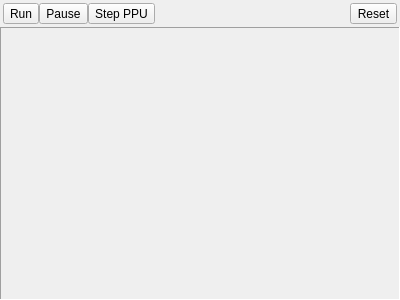
<?xml version="1.0" encoding="UTF-8"?>
<ui version="4.0">
 <class>NESEmulatorDialog</class>
 <widget class="QDialog" name="NESEmulatorDialog">
  <property name="geometry">
   <rect>
    <x>0</x>
    <y>0</y>
    <width>400</width>
    <height>300</height>
   </rect>
  </property>
  <property name="windowTitle">
   <string>Dialog</string>
  </property>
  <layout class="QVBoxLayout" name="verticalLayout">
   <property name="spacing">
    <number>0</number>
   </property>
   <property name="margin">
    <number>0</number>
   </property>
   <item>
    <layout class="QHBoxLayout" name="horizontalLayout">
     <property name="margin">
      <number>3</number>
     </property>
     <item>
      <widget class="QToolButton" name="playButton">
       <property name="text">
        <string>Run</string>
       </property>
       <property name="icon">
        <iconset resource="../../resource.qrc">
         <normaloff>:/resources/stock_media-play.svg</normaloff>:/resources/stock_media-play.svg</iconset>
       </property>
       <property name="iconSize">
        <size>
         <width>16</width>
         <height>16</height>
        </size>
       </property>
       <property name="toolButtonStyle">
        <enum>Qt::ToolButtonTextBesideIcon</enum>
       </property>
      </widget>
     </item>
     <item>
      <widget class="QToolButton" name="pauseButton">
       <property name="enabled">
        <bool>true</bool>
       </property>
       <property name="text">
        <string>Pause</string>
       </property>
       <property name="icon">
        <iconset resource="../../resource.qrc">
         <normaloff>:/resources/stock_media-pause.svg</normaloff>:/resources/stock_media-pause.svg</iconset>
       </property>
       <property name="iconSize">
        <size>
         <width>16</width>
         <height>16</height>
        </size>
       </property>
       <property name="toolButtonStyle">
        <enum>Qt::ToolButtonTextBesideIcon</enum>
       </property>
      </widget>
     </item>
     <item>
      <widget class="QToolButton" name="stepButton">
       <property name="enabled">
        <bool>true</bool>
       </property>
       <property name="text">
        <string>Step PPU</string>
       </property>
       <property name="icon">
        <iconset resource="../../resource.qrc">
         <normaloff>:/resources/stock_right.svg</normaloff>:/resources/stock_right.svg</iconset>
       </property>
       <property name="iconSize">
        <size>
         <width>16</width>
         <height>16</height>
        </size>
       </property>
       <property name="toolButtonStyle">
        <enum>Qt::ToolButtonTextBesideIcon</enum>
       </property>
      </widget>
     </item>
     <item>
      <spacer name="horizontalSpacer">
       <property name="orientation">
        <enum>Qt::Horizontal</enum>
       </property>
       <property name="sizeHint" stdset="0">
        <size>
         <width>40</width>
         <height>20</height>
        </size>
       </property>
      </spacer>
     </item>
     <item>
      <widget class="QToolButton" name="resetButton">
       <property name="sizePolicy">
        <sizepolicy hsizetype="Fixed" vsizetype="Fixed">
         <horstretch>0</horstretch>
         <verstretch>0</verstretch>
        </sizepolicy>
       </property>
       <property name="text">
        <string>Reset</string>
       </property>
       <property name="icon">
        <iconset resource="../../resource.qrc">
         <normaloff>:/resources/stock_exit.svg</normaloff>:/resources/stock_exit.svg</iconset>
       </property>
       <property name="toolButtonStyle">
        <enum>Qt::ToolButtonTextBesideIcon</enum>
       </property>
       <property name="arrowType">
        <enum>Qt::NoArrow</enum>
       </property>
      </widget>
     </item>
    </layout>
   </item>
   <item>
    <widget class="QFrame" name="frame">
     <property name="sizePolicy">
      <sizepolicy hsizetype="Preferred" vsizetype="Expanding">
       <horstretch>0</horstretch>
       <verstretch>0</verstretch>
      </sizepolicy>
     </property>
     <property name="minimumSize">
      <size>
       <width>256</width>
       <height>240</height>
      </size>
     </property>
     <property name="focusPolicy">
      <enum>Qt::StrongFocus</enum>
     </property>
     <property name="frameShape">
      <enum>QFrame::Panel</enum>
     </property>
     <property name="frameShadow">
      <enum>QFrame::Sunken</enum>
     </property>
     <layout class="QGridLayout" name="gridLayout">
      <property name="margin">
       <number>0</number>
      </property>
     </layout>
    </widget>
   </item>
  </layout>
 </widget>
 <resources>
  <include location="../../resource.qrc"/>
 </resources>
 <connections/>
</ui>
